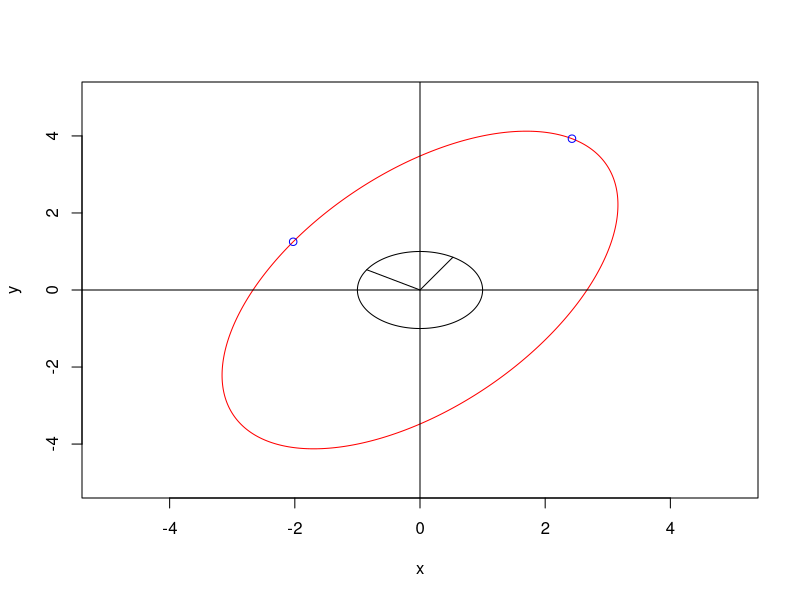
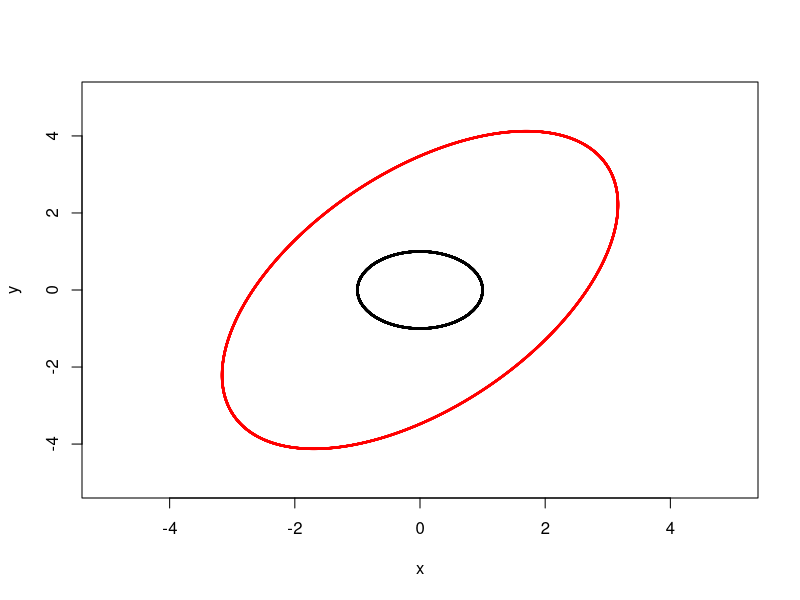
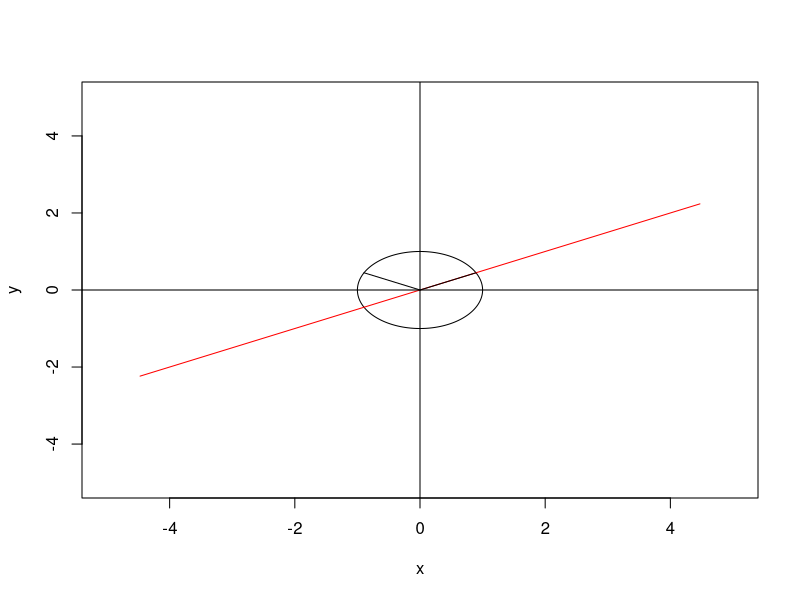

Source code (R) for these figures, in order:
################################################
#
#   Matrix multiplication considered from the
#   point of view of its eigendecomposition.
#
#
################################################

# We will define a 2x2 matrix and then we will create
# a dense set of points on the unit circle.

# Then we will multiply these points by our matrix.
# Since any vector x is a scalar multiple of a vector
# on the unit circle this demonstrates the effect of
# matrix multiplication on any vector x.

# here we create the points on the circle. There will
# be 10,000 points.
t = seq(0,2*pi, length=10000)
x = cos(t)
y = sin(t)

v = rbind(x,y) # v is a 2x10000 matrix. Each column is
               # a point from the unit circle.

#  her we create a matrix
A = matrix(c(3,1,1,4),nrow = 2)

##  now w will be a matrix containing the output
##  of the matrix multiplicatin operation.

w = A %*% v

####  now we plot the results.
####  the input points are the black circle and the output
###   points are the red ellipse.

dev.new()
plot(x,y, type = 'l', xlim = c(-5,5), ylim = c(-5,5))
lines(w[1,],w[2,], col = 'red')
abline( v = 0, h = 0)


d = eigen(A)
print(d)

###   now we plot the eigenvectors on the existing plot
eig.val.1 = d$values[1]
eig.vec.1 = d$vectors[,1]
eig.val.2 = d$values[2]
eig.vec.2 = d$vectors[,2]
lines( c(0,eig.vec.1[1]),c(0,eig.vec.1[2]) )
lines( c(0,eig.vec.2[1]),c(0,eig.vec.2[2]) )

#   A is symmetric. Therefore, eigenvectors are 
#   mutually orthogonal, and eigenvectors are real.

#  Note that the eigenvectors point to the largest and smallest
#  increase in the unit circle.

#  we plot the points that were expanded the most and the least
#  as blue points. Of course these points come from multiplying
#  A by the eigenvectors of A.

w.max = A %*% eig.vec.1
points(w.max[1],w.max[2],col = 'blue')

w.min = A %*% eig.vec.2
points(w.min[1],w.min[2],col = 'blue')

##   repeat with animation


dev.new()
plot(x,y, type = 'n', xlim = c(-5,5), ylim = c(-5,5))

for ( i in 1:ncol(w) )
  {                   # plot one input/output pair
     points(v[1,i],v[2,i], cex = 0.2)
     points(w[1,i],w[2,i], col = 'red', cex = 0.2)
  }                   # plot one input/output pair




#  If A is singular....

A = matrix(c(2,1,4,2),nrow = 2)
w = A %*% v

dev.new()
plot(x,y, type = 'l', xlim = c(-5,5), ylim = c(-5,5))
lines(w[1,],w[2,], col = 'red')
abline( v = 0, h = 0)

d = eigen(A)
print(d)


####  Look at the eignvectors that were printed above.
####  By inspection one can see their dot product is zero,
####  so they are orthogonal. The plot makes it appear they
####  are not orthogoanl. This is a constant problem with R
####  plots.

eig.val.1 = d$values[1]
eig.vec.1 = d$vectors[,1]
eig.val.2 = d$values[2]
eig.vec.2 = d$vectors[,2]
lines( c(0,eig.vec.1[1]),c(0,eig.vec.1[2]) )
lines( c(0,eig.vec.2[1]),c(0,eig.vec.2[2]) )

#  note that Av is a one-dimensional space
#  This happens because all the vectors in v
#  are a linear combination of the two eigenvectors.
#  The component in the direction of the eigenvector
#  whose eigenvalue = 0 becomes zero. The other component
#  is in the direction of the eigenvector associated with
#  the eigenvalue 4. Hence the result is always a vector in the
#  direction of the eigenvector with the non-zero eigenvalue.
#  Hence the space spanned by Av is one dimensional. 




####   Now we demonstrate how the eigenstructure explains
####   matrix multiplication.

A      = matrix( c(5,2,-1,2,3,1,-1,1,7), byrow = TRUE, ncol = 3)
x      = c(1,2,3)

A.eig  = eigen(A)

V      = A.eig$vectors
lambda = A.eig$values

#     Now we express x as a linear combination of the eigenvectors.
#     We can solve V*c = x by multiplying by V transpose

c     = t(V) %*% x
print(c)

print( c[1]*V[,1] + c[2]*V[,2] + c[3]*V[,3] )

##   We see we have expressed x as a linear combination
##   of the eigenvectors. Think of our vector x as having
##   V column vectors as a basis, and c are then the coordinates
##   using the eigenvector basis.

##   Now perform the Ax multiplication

y = A %*% x
print(y)

##  Now we will see y = lambda[1]*c[1]*V[,1] + 
##                      lambda[2]*c[2]*V[,2] +
##                      lambda[3]*c[3]*V[,3]

print(lambda[1]*c[1]*V[,1] + lambda[2]*c[2]*V[,2] +
      lambda[3]*c[3]*V[,3])

##  If we express the vector to be multiplied in the
##  eigenvector coordinates (that is, the linear combination
##  of the eigenvectors that equal the input vector), we only
##  need to multiply those coordinates by the eigenvalues
##  and then the output of the multiplication is completed in
##  the eigenvector coordinate space. We can always switch back
##  to the natural coordinate system whenever we wish.

##  Find A*A*A*A*x = A^4*x

print(lambda[1]^4*c[1]*V[,1] + lambda[2]^4*c[2]*V[,2] +
      lambda[3]^4*c[3]*V[,3])

print(A %*% A %*% A %*% A %*% x)


##  Find the largest eigenvalue and its eigenvector.

#   Start with any vactor x, repeatedly multiply by A.
#   Scale the output to keep from overflowing or underflowing.

#   This is the power method algorithm for finding the
#   eigenvector associated with the largest eigenvalue.
#   We then find the eigenvalue.

#   start with x = c(1,1,1)

x = c(1,1,1) 

#   Note to students: Try other tarting values.
#   Does the algorithm seem robust?
#
#   Question: If we were using a machine that did
#             exact arithmentic, what wuld happen
#             if we unknowingly selected an eigenvector
#             associuated with a smaller eigenvalue as our
#             initial x value?

#   Note: this is not a sophisticated termination
#   condition.

for ( i in 1:1000 )
  {                  # one iteration of power method
    x = A %*% x
    if ( (i %% 50) == 0 )
      {   # normalize every 50 iterations
        x = x/max(x)
      }   # normalize every 50 iterations
  }                  # one iteration of power method

# normalize

norm.x = sqrt(sum(x*x))
x      = x/norm.x
print(x)

#  compare to V[,1]
print(V[,1])

# find eigenvalue

print( t(x) %*% A %*% x )

# compare to eigenvalue
print(lambda[1])
